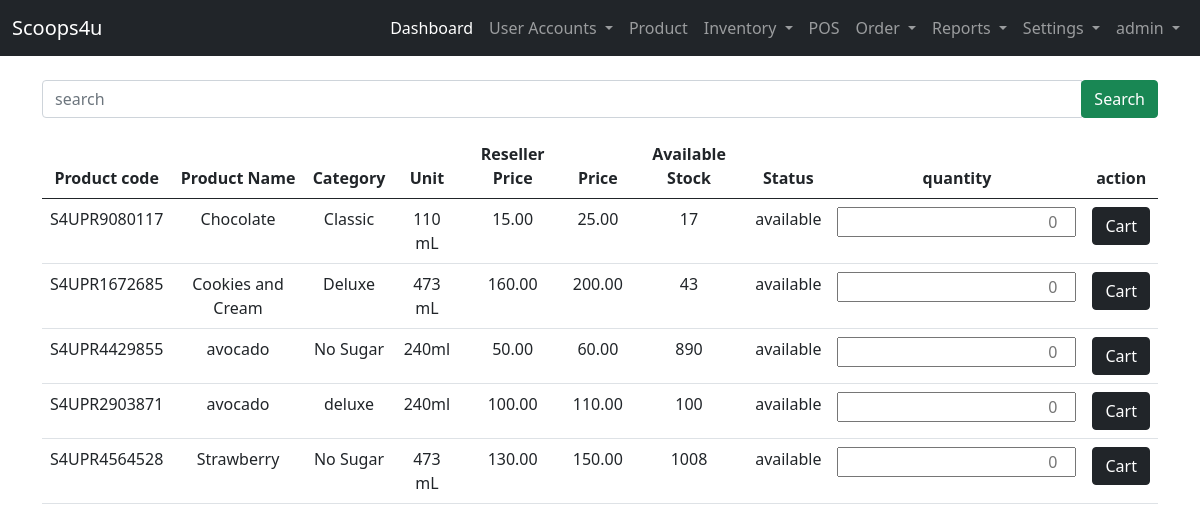
/user-site/pos/all-products/ (signed in), run on an earlier commit of the app's database.
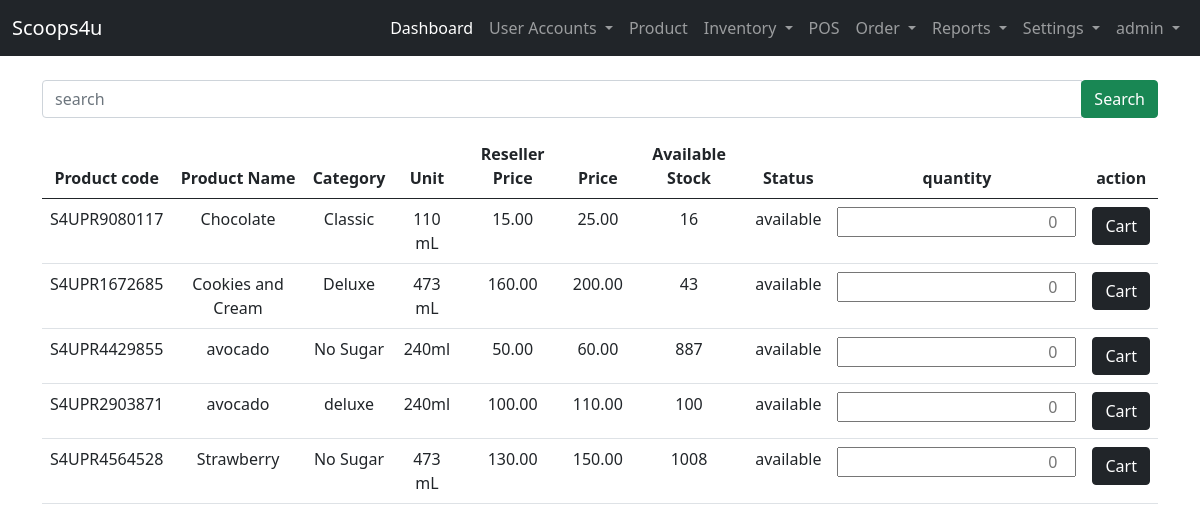
And on a later commit of the database.
### admin_site/models.py (models this page shows, shortened)
class Product(models.Model):
    STATUS = (("available","available"),("not available","not available"))
    product_code =  models.CharField(unique=True, max_length=200, verbose_name='Product Code')
    product_category =  models.CharField(max_length=200, verbose_name='Category')
    product_name=  models.CharField(max_length=200, verbose_name='Product Name')
    product_unit =  models.CharField(max_length=200, verbose_name='Unit')
    product_ResellerPrice =  models.DecimalField( max_digits=10,  decimal_places=2,null=True, verbose_name='Reseller Price')
    product_price =  models.DecimalField( max_digits=10, decimal_places=2,null=True, verbose_name='Pos Price')
    product_stock =  models.BigIntegerField(null=True, verbose_name='Available Stock')
    product_status =  models.CharField(max_length=200, choices=STATUS, verbose_name='Status')

### admin_site/views.py (the view)
# urls.py: path('pos/all-products/', views.all_products ,name='all_products'),
@login_required(login_url='landing_page:login')
def all_products(request):
    list_products = Product.objects.all()
    context = {'list_products':list_products}
    return render(request, 'admin_site/pos/all-products.html', context)

### templates/admin_site/pos/all-products.html (shortened to what this page needs)
{% extends 'admin_site/base.html' %}
{% block content %}
<form action="{% url 'admin_site:search_product' %}" method="get" class="my-3 ">
    <div class="input-group">
        <input type="text" class="form-control" name="search" placeholder="search" required>
        <div class="input-group-append">
            <button class="btn btn-success">Search</button>
        </div>
    </div>
</form>
{% if list_products %}
<table class="table table-hover text-center">
    <thead>
        <tr>
            <th>Product code </th>
            <th>Product Name</th>
            <th>Category</th>
            <th>Unit</th>
            <th>Reseller Price</th>
            {% if user.role == "admin" %}
            <th>Price</th>
            {% elif user.role == "staff" %}
            <th>Price</th>
            {% endif %}
            <th>Available Stock</th>
            <th>Status</th>
            <th>quantity</th>
            <th>action</th>
        </tr>
    </thead>
    <tbody>
        {% for list in list_products %}
        <tr>
            <td>{{ list.product_code }}</td>
            <td>{{ list.product_name }}</td>
            <td>{{ list.product_category }}</td>
            <td>{{ list.product_unit }}</td>
            <td>{{ list.product_ResellerPrice }}</td>
            {% if user.role == "admin" %}
            <td>{{ list.product_price }}</td>
            {% elif user.role == "staff" %}
            <td>{{ list.product_price }}</td>
            {% endif %}
            <td>{{ list.product_stock }}</td>
            <td>{{ list.product_status }}</td>
        <form action="{% url 'admin_site:cart_products' list.id %}" method="POST">
        <td><input type="number" name="quantity" style="text-align:right;" placeholder="0" required></td>
        <td><button class="btn btn-dark" type="submit" name="cart">Cart</button></td>
        </form>
        </tr>
        {% endfor %}
    </tbody>
</table>
{% endif %}
{% endblock content %}

What changed in the data, as far as the page shows it:
changed Product "S4UPR9080117": product_stock "17" → "16"
changed Product "S4UPR4429855": product_stock "890" → "887"
